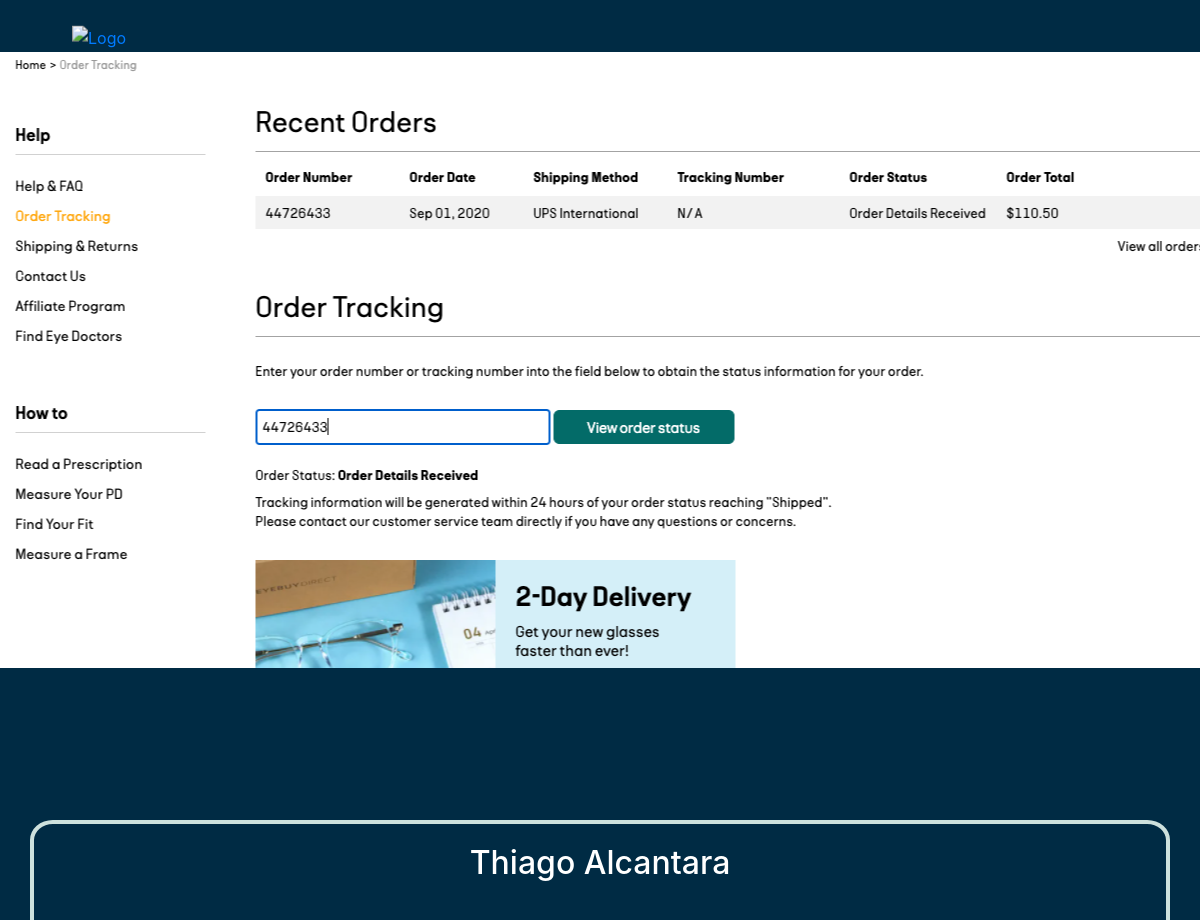
The app's page /post/2/ (upper part), older data.
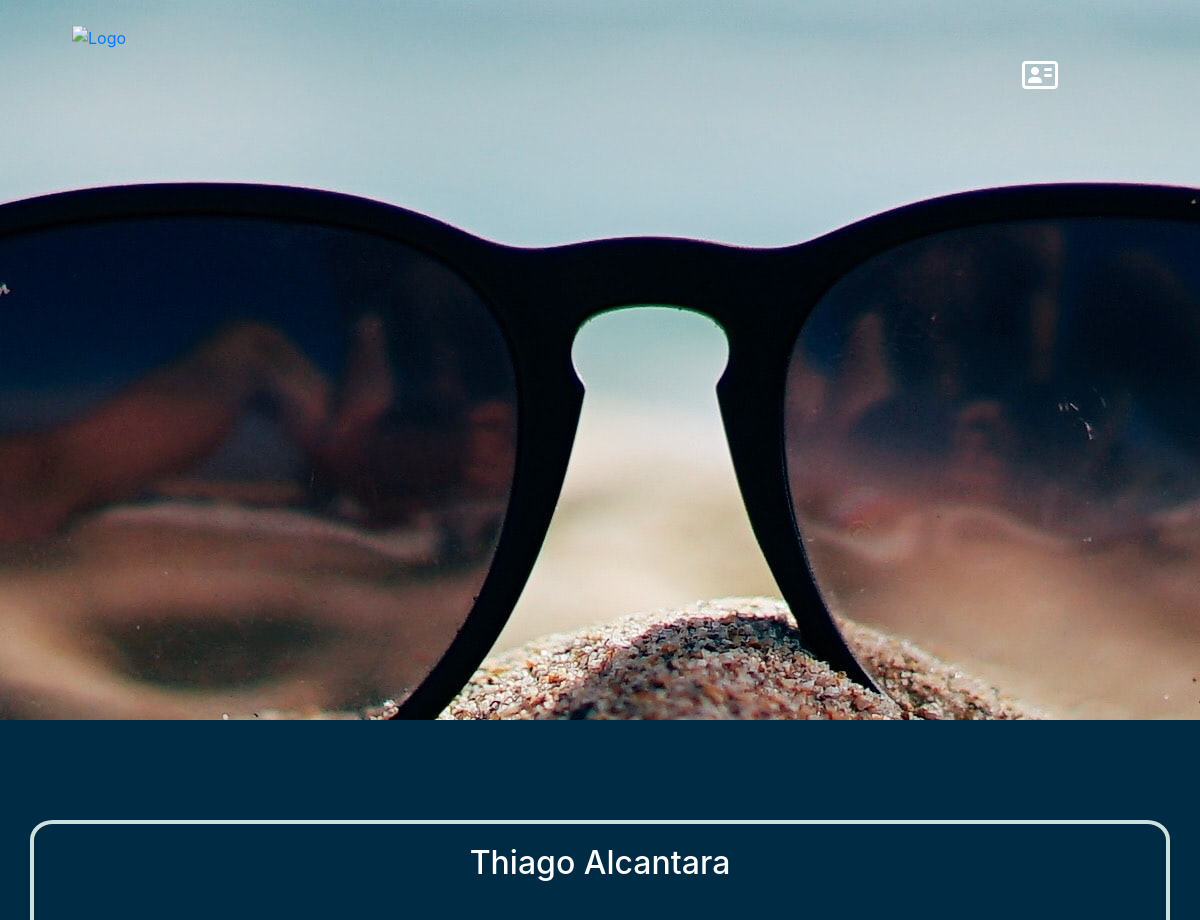
The same page, newer data.
### blog/models.py (models this page shows, shortened)
class Post(models.Model):
    title =  models.CharField(max_length=100)
    slug = models.SlugField(max_length=200, unique=True)
    content = RichTextField(blank=True, null=True)
    timestamp = models.DateTimeField(auto_now_add = True)
    header_pic = models.ImageField(null=True, upload_to='pictures')
    prj_or_blog = models.BooleanField(default=False)
    extract = models.CharField(max_length=300, default="Extract from post")
    class Meta:
        ordering = ['timestamp']

### blog/views.py (the view)
# urls.py: path('<slug:slug>/', views.PostDetailView.as_view(), name='post_detail'),
class PostDetailView(DetailView):
    model = Post
    template_name = 'post.html'

### blog/templates/post.html (shortened to what this page needs)
{% load static %}
<!DOCTYPE html>
<html lang="en">
<head>
    <link rel="stylesheet" href="{% static "css/master.css" %}">
    <link rel="stylesheet" href="https://stackpath.bootstrapcdn.com/bootstrap/4.5.2/css/bootstrap.min.css">
</head>
<body style="background-color:#002b44"; >
    <div class="header">
        <div class="logo"><a href="#"><img src="http://www.clipartbest.com/cliparts/4T9/Ezr/4T9EzrR7c.png" alt="Logo" /></a></div>
        <ul class="nav">
    <li><a href="#"><i class="far fa-address-card"></i></a></li>
        </ul>
    </div>
    <div class="hero" style="background:url({{ object.header_pic.url }}) center no-repeat"></div>
    <div class="container post-content">
    <h1 class="title">{{ object.title}} </h1>
   </div>
</body>
</html>

Row changes from the older to the newer data that the page shows:
changed Post "Thiago Alcantara": header_pic: a different picture
